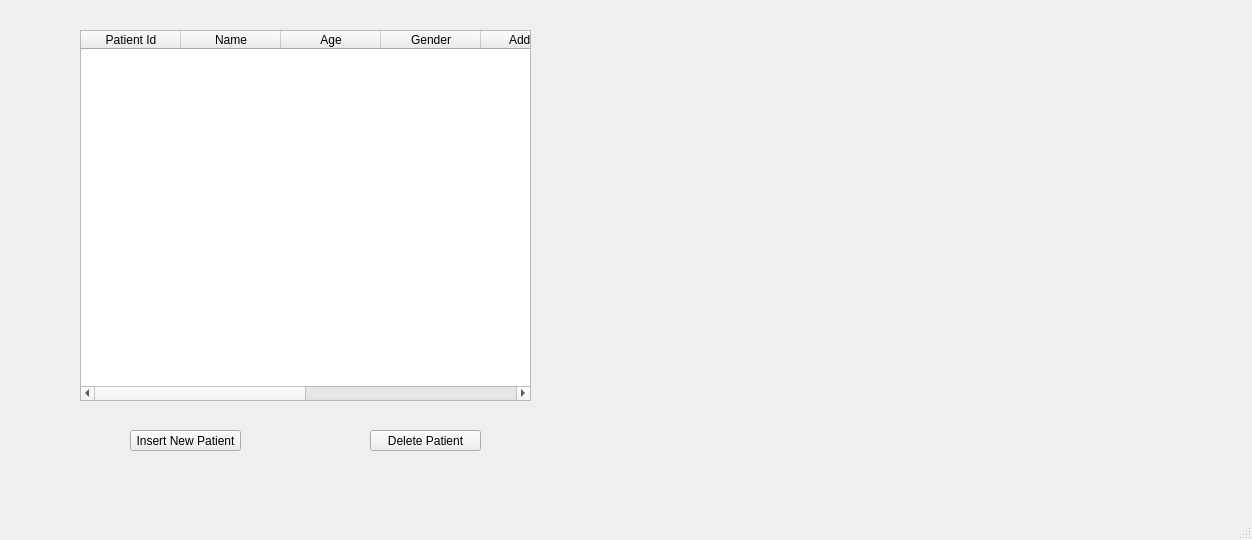
<?xml version="1.0" encoding="UTF-8"?>
<ui version="4.0">
 <class>MainWindow</class>
 <widget class="QMainWindow" name="MainWindow">
  <property name="geometry">
   <rect>
    <x>0</x>
    <y>0</y>
    <width>1252</width>
    <height>540</height>
   </rect>
  </property>
  <property name="windowTitle">
   <string>MainWindow</string>
  </property>
  <widget class="QWidget" name="centralwidget">
   <widget class="QTableWidget" name="orderTable">
    <property name="geometry">
     <rect>
      <x>80</x>
      <y>30</y>
      <width>451</width>
      <height>371</height>
     </rect>
    </property>
    <column>
     <property name="text">
      <string>Patient Id</string>
     </property>
    </column>
    <column>
     <property name="text">
      <string>Name</string>
     </property>
    </column>
    <column>
     <property name="text">
      <string>Age</string>
     </property>
    </column>
    <column>
     <property name="text">
      <string>Gender</string>
     </property>
    </column>
    <column>
     <property name="text">
      <string>Address</string>
     </property>
    </column>
    <column>
     <property name="text">
      <string>Phone</string>
     </property>
    </column>
    <column>
     <property name="text">
      <string>Email</string>
     </property>
    </column>
    <column>
     <property name="text">
      <string>Admission Date</string>
     </property>
    </column>
   </widget>
   <widget class="QPushButton" name="InsertOrder">
    <property name="geometry">
     <rect>
      <x>130</x>
      <y>430</y>
      <width>111</width>
      <height>21</height>
     </rect>
    </property>
    <property name="text">
     <string>Insert New Patient</string>
    </property>
   </widget>
   <widget class="QPushButton" name="InsertOrder_2">
    <property name="geometry">
     <rect>
      <x>370</x>
      <y>430</y>
      <width>111</width>
      <height>21</height>
     </rect>
    </property>
    <property name="text">
     <string>Delete Patient</string>
    </property>
   </widget>
  </widget>
  <widget class="QStatusBar" name="statusbar"/>
 </widget>
 <resources/>
 <connections/>
</ui>
